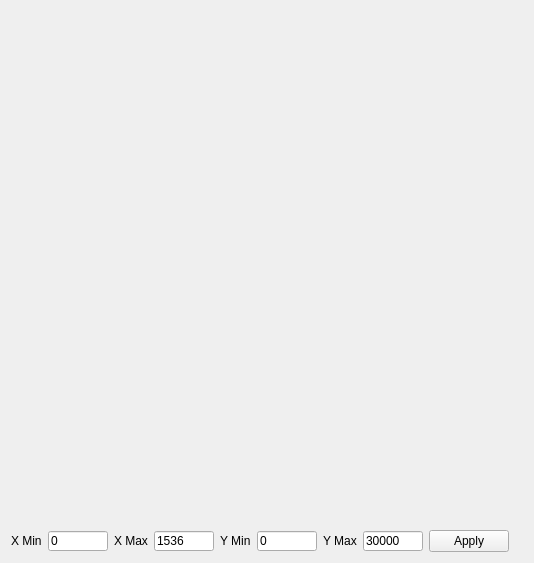
<?xml version="1.0" encoding="UTF-8"?>
<ui version="4.0">
 <class>PlotWidget</class>
 <widget class="QWidget" name="PlotWidget">
  <property name="geometry">
   <rect>
    <x>0</x>
    <y>0</y>
    <width>532</width>
    <height>563</height>
   </rect>
  </property>
  <property name="windowTitle">
   <string>Form</string>
  </property>
  <layout class="QVBoxLayout" name="verticalLayout_2">
   <item>
    <layout class="QVBoxLayout" name="verticalLayout">
     <item>
      <widget class="QCustomPlot" name="plot" native="true">
       <property name="sizePolicy">
        <sizepolicy hsizetype="Expanding" vsizetype="Expanding">
         <horstretch>0</horstretch>
         <verstretch>0</verstretch>
        </sizepolicy>
       </property>
       <property name="minimumSize">
        <size>
         <width>512</width>
         <height>512</height>
        </size>
       </property>
      </widget>
     </item>
     <item>
      <layout class="QHBoxLayout" name="horizontalLayout">
       <item>
        <widget class="QLabel" name="label">
         <property name="maximumSize">
          <size>
           <width>60</width>
           <height>20</height>
          </size>
         </property>
         <property name="text">
          <string>X Min</string>
         </property>
        </widget>
       </item>
       <item>
        <widget class="QLineEdit" name="xmin">
         <property name="sizePolicy">
          <sizepolicy hsizetype="Fixed" vsizetype="Fixed">
           <horstretch>0</horstretch>
           <verstretch>0</verstretch>
          </sizepolicy>
         </property>
         <property name="maximumSize">
          <size>
           <width>60</width>
           <height>20</height>
          </size>
         </property>
         <property name="text">
          <string>0</string>
         </property>
        </widget>
       </item>
       <item>
        <widget class="QLabel" name="label_2">
         <property name="maximumSize">
          <size>
           <width>60</width>
           <height>20</height>
          </size>
         </property>
         <property name="text">
          <string>X Max</string>
         </property>
        </widget>
       </item>
       <item>
        <widget class="QLineEdit" name="xmax">
         <property name="sizePolicy">
          <sizepolicy hsizetype="Fixed" vsizetype="Fixed">
           <horstretch>0</horstretch>
           <verstretch>0</verstretch>
          </sizepolicy>
         </property>
         <property name="maximumSize">
          <size>
           <width>60</width>
           <height>20</height>
          </size>
         </property>
         <property name="text">
          <string>1536</string>
         </property>
        </widget>
       </item>
       <item>
        <widget class="QLabel" name="label_3">
         <property name="maximumSize">
          <size>
           <width>60</width>
           <height>20</height>
          </size>
         </property>
         <property name="text">
          <string>Y Min</string>
         </property>
        </widget>
       </item>
       <item>
        <widget class="QLineEdit" name="ymin">
         <property name="sizePolicy">
          <sizepolicy hsizetype="Fixed" vsizetype="Fixed">
           <horstretch>0</horstretch>
           <verstretch>0</verstretch>
          </sizepolicy>
         </property>
         <property name="maximumSize">
          <size>
           <width>60</width>
           <height>20</height>
          </size>
         </property>
         <property name="text">
          <string>0</string>
         </property>
        </widget>
       </item>
       <item>
        <widget class="QLabel" name="label_4">
         <property name="maximumSize">
          <size>
           <width>60</width>
           <height>20</height>
          </size>
         </property>
         <property name="text">
          <string>Y Max</string>
         </property>
        </widget>
       </item>
       <item>
        <widget class="QLineEdit" name="ymax">
         <property name="sizePolicy">
          <sizepolicy hsizetype="Fixed" vsizetype="Fixed">
           <horstretch>0</horstretch>
           <verstretch>0</verstretch>
          </sizepolicy>
         </property>
         <property name="maximumSize">
          <size>
           <width>60</width>
           <height>20</height>
          </size>
         </property>
         <property name="text">
          <string>30000</string>
         </property>
        </widget>
       </item>
       <item>
        <widget class="QPushButton" name="rangeApply">
         <property name="text">
          <string>Apply</string>
         </property>
        </widget>
       </item>
       <item>
        <spacer name="horizontalSpacer">
         <property name="orientation">
          <enum>Qt::Horizontal</enum>
         </property>
         <property name="sizeHint" stdset="0">
          <size>
           <width>40</width>
           <height>20</height>
          </size>
         </property>
        </spacer>
       </item>
      </layout>
     </item>
    </layout>
   </item>
  </layout>
 </widget>
 <customwidgets>
  <customwidget>
   <class>QCustomPlot</class>
   <extends>QWidget</extends>
   <header>qcustomplot.h</header>
   <container>1</container>
  </customwidget>
 </customwidgets>
 <resources/>
 <connections/>
</ui>
